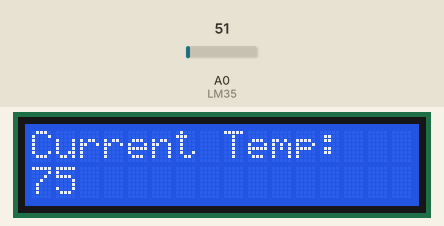
Recording of a sketch running on a simulated Arduino Uno, built with avr-gcc and run on an emulated ATmega328P. Parts: 16×2 character LCD. Inputs (shaded band) come from the test bench; at power-on: A0 (LM35) = 51.

Above: at 1.2 s.
1.3 s: A0 (LM35) set to 61
At 2.4 s:
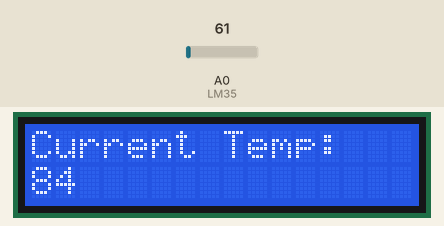
3.5 s: A0 (LM35) set to 71
At 5.2 s:
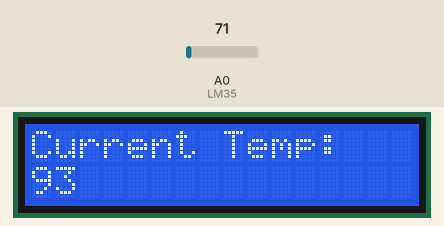
5.5 s: A0 (LM35) set to 86
At 6.9 s:
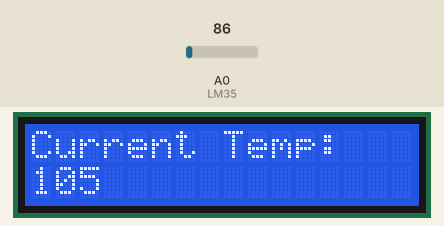
Timing chart, 0 to 8.5 s (numbered marks = the images above; inputs shaded):
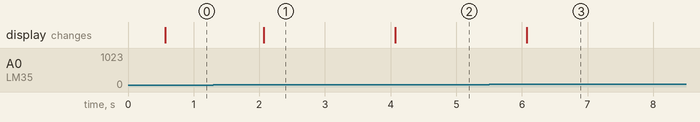

Measured:
- after the input at 1.3 s, the display: changes after 0.77 s (image 1)
- after the input at 3.5 s, the display: changes after 0.57 s (image 2)
- after the input at 5.5 s, the display: changes after 0.57 s (image 3)

The sketch:

sketch_sep15a_1.ino
```cpp
// include the library code:
#include <LiquidCrystal.h>

// initialize the library by associating any needed LCD interface pin
// with the arduino pin number it is connected to
const int rs = 9, en = 8, d4 = 5, d5 = 4, d6 = 3, d7 = 2;
LiquidCrystal lcd(rs, en, d4, d5, d6, d7);

void setup() {
  // set up the LCD's number of columns and rows:
  lcd.begin(16, 2);
  // Print a message to the LCD.
  lcd.print("Current Temp:");
}

void loop() {
  // set the cursor to column 0, line 1
  // (note: line 1 is the second row, since counting begins with 0):
  lcd.setCursor(0, 1);

  int rawVoltage = analogRead(A0); //reads raw voltage from the LM35 output
  int celciusTemp = rawVoltage * 0.48828125;
  celciusTemp = celciusTemp * 1.8 + 32;//converts that into celcus
  Serial.println(celciusTemp); //prints celcius to Serial monitor
  delay(500);
  // print the number of seconds since reset:
  lcd.print(celciusTemp);
}
```
